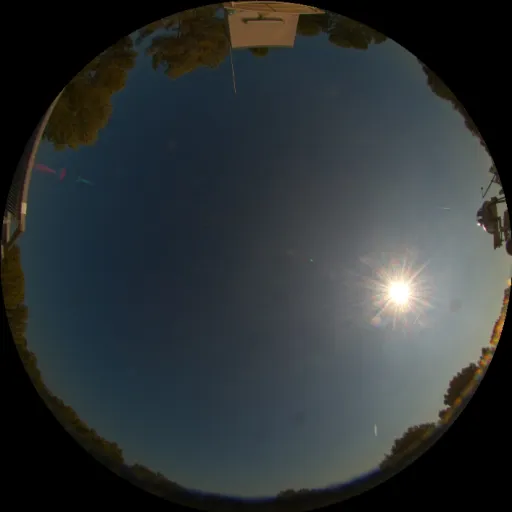
#> input picture input/psl_rgb.webp, 512 x 512 px
$ python fit_arizona_clearsky.py --image ../input/psl_rgb.webp
#> lines starting #> are read from the running program, lines starting #| are printed output that depends on the picture
### utils/colorspace_utils.py
#!/usr/bin/env python3
"""
colorspace_utils.py

Color space conversions for sky imaging:
- sRGB ↔ Linear RGB
- Linear RGB ↔ XYZ
- XYZ ↔ sRGB (full pipeline)
- Radiance scaling and normalization
"""

import numpy as np

try:
    import colour
except ImportError:
    colour = None


def srgb_to_linear(rgb_srgb):
    """
    Remove sRGB gamma encoding to get scene-linear RGB.

    Args:
        rgb_srgb: sRGB values in [0, 1] or [0, 255], shape (..., 3) or (3, ...)

    Returns:
        Linear RGB in [0, 1], same shape as input
    """
    # Normalize to [0, 1] if in [0, 255]
    if rgb_srgb.dtype == np.uint8 or np.max(rgb_srgb) > 1.0:
        rgb_norm = rgb_srgb.astype(np.float32) / 255.0
    else:
        rgb_norm = rgb_srgb.astype(np.float32)

    # sRGB inverse gamma
    linear = np.where(
        rgb_norm <= 0.04045,
        rgb_norm / 12.92,
        np.power((rgb_norm + 0.055) / 1.055, 2.4)
    )

    return linear


# [279 lines left out: functions linear_to_srgb, srgb_to_xyz, xyz_to_srgb_simple, xyz_to_srgb_colour, normalize_xyz_by_luminance, scale_xyz_to_radiance_units and 3 more, not called in this run]


# [22 lines that do not run on import are left out]

### src/fit_arizona_clearsky.py
#!/usr/bin/env python3
"""
Fit clear-sky coefficients for Arizona camera.

Method: Per-channel RGB fitting (no artifacts observed)
Projection: Equisolid angle
Sun size: E×1.0, F×1.0 (baseline)
"""

from pathlib import Path
import json
import numpy as np
from PIL import Image
import sys
from scipy.ndimage import binary_erosion
from scipy.optimize import least_squares

sys.path.insert(0, str(Path(__file__).parent.parent / "utils"))
from colorspace_utils import srgb_to_linear

# Default paths (can be overridden via command line)
DEFAULT_IMAGE = Path("/Users/max/Desktop/2025-02-24_11_14_00_rgb.webp")
DEFAULT_MASK = Path("/Users/max/Desktop/2025-02-24_11_14_00_rgb_mask_224px.png")
DEFAULT_OUTPUT = Path(__file__).parent.parent / "output/arizona/coefficients.json"

BETA = 0.32
ZE_HORIZON_CUTOFF = 85.0
BAND_GAMMA_MIN = 88.0
BAND_GAMMA_MAX = 92.0

CLASS_COLORS = {
    'background':  (66, 245, 84),
    'clear_sky':   (66, 135, 245),
    'cloud':       (245, 66, 66),
    'sun':         (245, 212, 66),
}

def equisolid_theta_from_radius(r, R):
    """Equisolid angle projection: r = 2R × sin(θ/2)"""
    return 2.0 * np.arcsin(np.clip(r / (2.0 * R), 0, 1))

# [27 lines left out: functions compute_sun_pixel_angle, fit_disk, not called in this run]

def G_model(theta_rad, A, B, C, beta=BETA):
    ct = np.clip(np.cos(theta_rad), 0.0, 1.0)
    return A * (1.0 + C * np.power(ct, beta)) / (1.0 + B * ct + 1e-8)

def S_model(gamma_rad, D, E, F, H):
    g = np.clip(gamma_rad, 1e-3, np.pi)
    return D + E * np.power(g, -F) + H * np.cos(gamma_rad)

def main(image_path=None, mask_path=None, output_path=None):
#> called with image_path = '../input/psl_rgb.webp'
    image_path = Path(image_path) if image_path else DEFAULT_IMAGE
    mask_path = Path(mask_path) if mask_path else DEFAULT_MASK
    output_path = Path(output_path) if output_path else DEFAULT_OUTPUT

    print("="*70)
    print("FITTING ARIZONA CLEAR-SKY COEFFICIENTS")
    print("="*70)
    print(f"Method: Per-channel RGB (no artifacts)")
    print(f"Projection: Equisolid angle")
    print()

    # Load image
    img = Image.open(image_path).convert("RGB")
#> img is the input picture: PIL image 512x512 RGB; mean R, G, B 47, 52.5, 54.2
    rgb8 = np.array(img, np.uint8)
    H, W = rgb8.shape[:2]
#> H = 512; W = 512
    rgb_real = rgb8.astype(np.float32) / 255.0
    real_lin = srgb_to_linear(rgb_real)
#> in srgb_to_linear, `linear = np.where( rgb_norm <= 0.04045, rgb_norm / 12.92, np.power((rg..`:
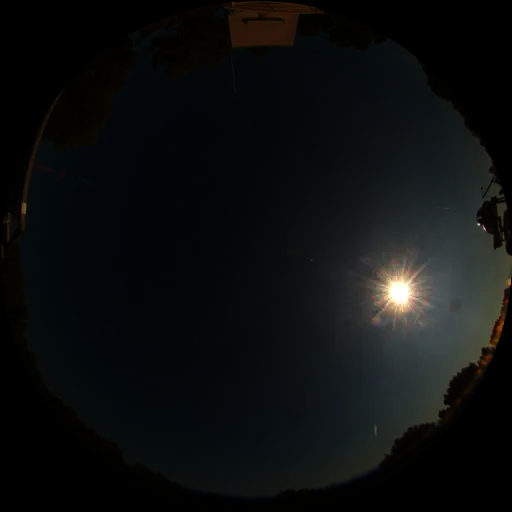
#> linear: shape (512, 512, 3) float32; mean R, G, B 0.0517, 0.0587, 0.0608

    print(f"Image: {W}×{H}")
#| Image: 512×512

    # Load mask
#> (the run stopped early here; a loop or call above may not have finished)

$ run again, on input/clearsky_128px.png
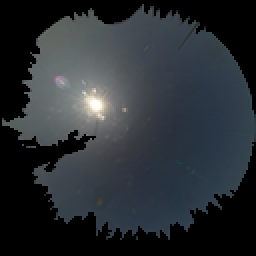
#> input picture input/clearsky_128px.png, 128 x 128 px (shown 2 times larger)
#> in main, img is the input picture: PIL image 128x128 RGB; mean R, G, B 41.9, 46.9, 51.5
#> in srgb_to_linear, `linear = np.where( rgb_norm <= 0.04045, rgb_norm / 12.92, np.power((rg..`:
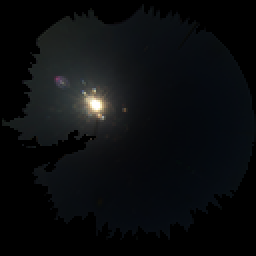
#> linear: shape (128, 128, 3) float32 (shown 2 times larger); mean R, G, B 0.0441, 0.0516, 0.0585
#| Image: 128×128

$ run again, on input/mobotix_rgb.png
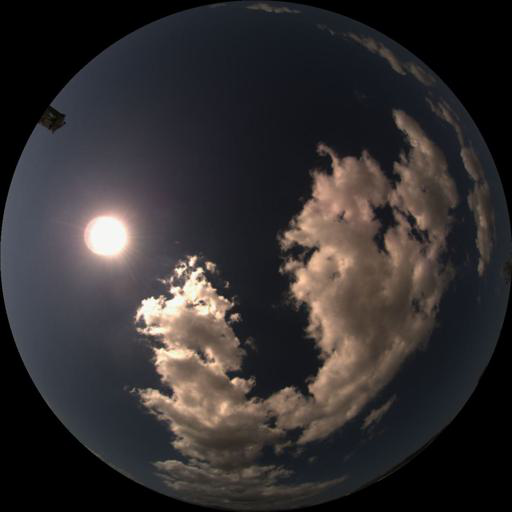
#> input picture input/mobotix_rgb.png, 512 x 512 px
#> in main, img is the input picture: PIL image 512x512 RGB; mean R, G, B 51.5, 47.8, 48.5
#> in srgb_to_linear, `linear = np.where( rgb_norm <= 0.04045, rgb_norm / 12.92, np.power((rg..`:
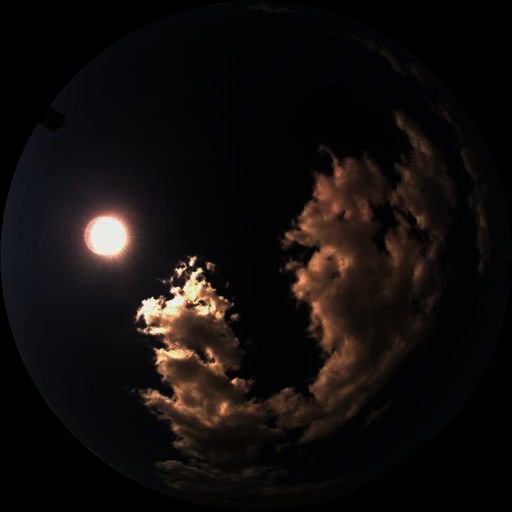
#> linear: shape (512, 512, 3) float32; mean R, G, B 0.0722, 0.0565, 0.0522
#| Image: 512×512
